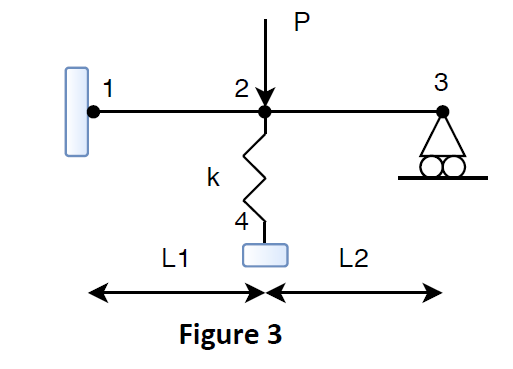
#> input picture 2021CES2782_A2/2021CES2782_A2_Q3/Q3.PNG, 513 x 369 px, found by its file name
$ python 2021CES2782_A2_Q3.py
#> lines starting #> are read from the running program, lines starting #| are printed output that depends on the picture


import numpy as np
import matplotlib.pyplot as plt
import matplotlib.image as mpimg
img=mpimg.imread('Q3.png')
#> img is the input picture: shape (369, 513, 4) float32; mean R, G, B, A 0.965, 0.966, 0.967, 1
imgplot = plt.imshow(img)


E=float(input("Young's Modulus in KN/M^2"))
#> the answer given: 3
I=float(input("Moment Of Inertia of Section in M^4"))
#> the answer given: 3
L1=float(input("Length of Element 1 in M"))
#> the answer given: 1
L2=float(input("Length of Element 2 in M"))
#> the answer given: 3
Pload=float(input("Enter Magnitude of point load in KN"))
#> the answer given: 3
spring_K=float(input("Enter stiffness of spring in KN/m"))
#> the answer given: 3
#E=70e6          #I=40e-6
# #L1=3          #L2=3
#Pload=10        #spring_K= 5000
def BeamElementStiffness(E,I,L):
    k = E*I/(L**3)*np.array([[12,6*L,-12,6*L],[6*L,4*L*L,-6*L,2*L*L],[-12,-6*L,12,-6*L],[6*L,2*L*L,-6*L,4*L*L]])
    return k

k1=BeamElementStiffness(E,I,L1)
k2=BeamElementStiffness(E,I,L2)
K = np.zeros((6,6))

def BeamAssemble(K,k,i,j):
    K[2*i-2][2*i-2]+=k[0][0]
    K[2*i-2][2*i-1]+=k[0][1]
    K[2*i-2][2*j-2]+=k[0][2]
    K[2*i-2][2*j-1]+=k[0][3]
    K[2*i-1][2*i-2]+=k[1][0]
    K[2*i-1][2*i-1]+=k[1][1]
    K[2*i-1][2*j-2]+=k[1][2]
    K[2*i-1][2*j-1]+=k[1][3]
    K[2*j-2][2*i-2]+=k[2][0]
    K[2*j-2][2*i-1]+=k[2][1]
    K[2*j-2][2*j-2]+=k[2][2]
    K[2*j-2][2*j-1]+=k[2][3]
    K[2*j-1][2*i-2]+=k[3][0]
    K[2*j-1][2*i-1]+=k[3][1]
    K[2*j-1][2*j-2]+=k[3][2]
    K[2*j-1][2*j-1]+=k[3][3]

    return K

K= BeamAssemble(K,k1,1,2)
K= BeamAssemble(K,k2,2,3)
K[2,2]+=spring_K
print(f"Global Stifness Matrix = \n {K}")

b= np.delete(K,4,0)
b= np.delete(b,4,1)
b= np.delete(b,1,0)
b= np.delete(b,1,1)
b= np.delete(b,0,0)
b= np.delete(b,0,1)
force= np.array([[0],[0],[-Pload],[0],[0],[0]])
f= np.delete(force,0,0)
f= np.delete(f,0,0)
f= np.delete(f,2,0)
u = np.linalg.inv(b).dot(f)
U=np.zeros((6,1))
U[2]=u[0]
U[3]=u[1]
U[5]=u[2]
print(f"Vertical Displacement at Node 2 : {U[2]} meter")
print(f"Rotation at Node 2 : {U[3]} rad")
print(f"Rotation at Node 3 : {U[5]} rad")

F=K.dot(U)
print(f"Reaction at Node 1 : {F[0]} KN")
print(f"Moment at Node 1 : {F[1]} KN-M")
print(f"Reaction at Node 3 : {F[4]} KN")
print(f"Reaction at Node 4 : {-spring_K*u[0]} KN")
print(F)
def BeamElementForces(k,u):
    return k.dot(u)
u1 = [U[0],U[1],U[2],U[3]]
u2 = [U[2],U[3],U[4],U[5]]
f1=BeamElementForces(k1,u1)
f2=BeamElementForces(k2,u2)
print(f"Shear Force in First Element : {f1[0]} KN")
print(f"Moment at node 1 of First Element : {f1[1]} KN-M ")
print(f"Moment at node 2 of First Element : {f1[3]} KN-M ")
print(f"Shear Force in second Element : {f2[0]} KN")
print(f"Moment at node 2 of second Element : {f2[1]} KN-M ")
print(f"Moment at node 3 of second Element : {f2[3]} KN-M ")

def BeamElementShearForceDiagram(f,L):
#> called with f = array of shape (4, 1), L = 1
    x1,x2=0,L
    y1,y2=f[0],-f[2]
    plt.plot([x1,x2],[y1,y2],'black')
    plt.plot([x1,x2],[x1,x1])
    plt.title('SFD')
    plt.show()
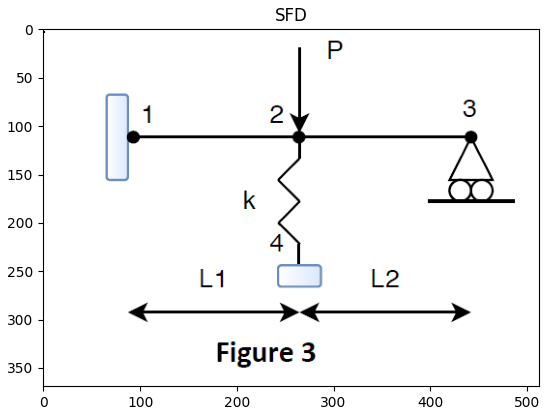
#> figure drawn by matplotlib, 1 panel
print(f'Shear Force Diagram for element 1 :')
BeamElementShearForceDiagram(f1,L1)
print(f'Shear Force Diagram for element 2 :')
BeamElementShearForceDiagram(f2,L2)
#> call 2 of BeamElementShearForceDiagram, with f = array of shape (4, 1), L = 3
#> in BeamElementShearForceDiagram (call 2), `plt.show()`:
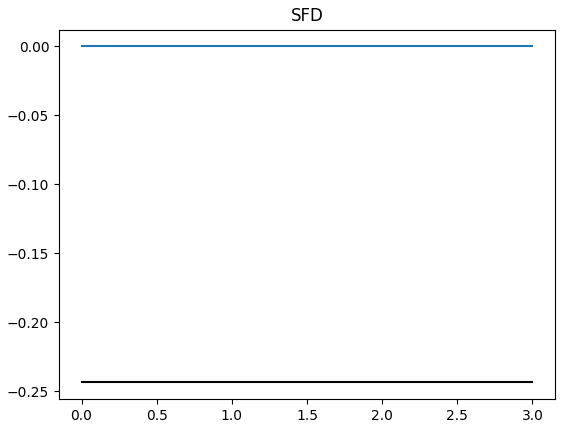
#> figure drawn by matplotlib, 1 panel

def BeamElementBMD(f,L):
    x1,x2=0,L
    y1,y2=f[1],-f[3]
    plt.plot([x1,x2],[y1,y2],'black')
#> (the run stopped early here; a loop or call above may not have finished)

$ run again, with 2021CES2782_A2/2021CES2782_A2_Q3/BMD.png copied over 2021CES2782_A2/2021CES2782_A2_Q3/Q3.PNG
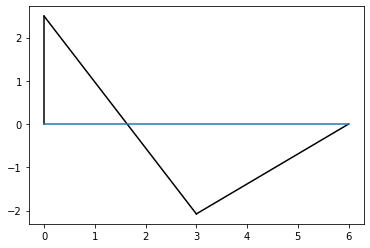
#> input picture 2021CES2782_A2/2021CES2782_A2_Q3/BMD.png, 370 x 248 px, found by its file name
#> img is the input picture: shape (248, 370, 4) float32; mean R, G, B, A 0.972, 0.973, 0.975, 0.803
#> in BeamElementShearForceDiagram, `plt.show()`:
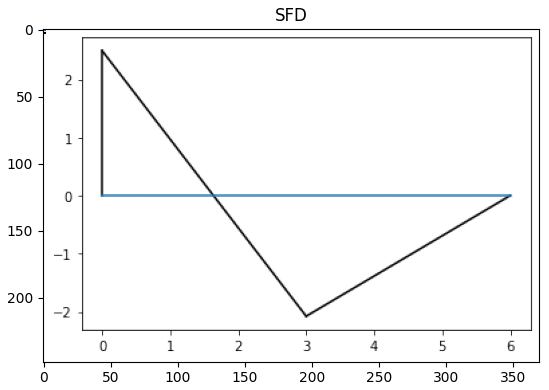
#> figure drawn by matplotlib, 1 panel

$ run again, with 2021CES2782_A2/2021CES2782_A2_Q3/BMD1.png copied over 2021CES2782_A2/2021CES2782_A2_Q3/Q3.PNG
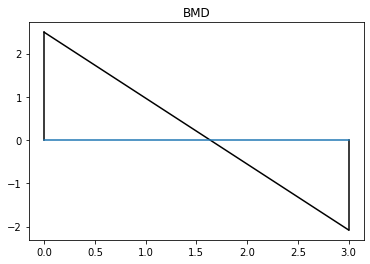
#> input picture 2021CES2782_A2/2021CES2782_A2_Q3/BMD1.png, 370 x 264 px, found by its file name
#> img is the input picture: shape (264, 370, 4) float32; mean R, G, B, A 0.969, 0.97, 0.972, 0.756
#> in BeamElementShearForceDiagram, `plt.show()`:
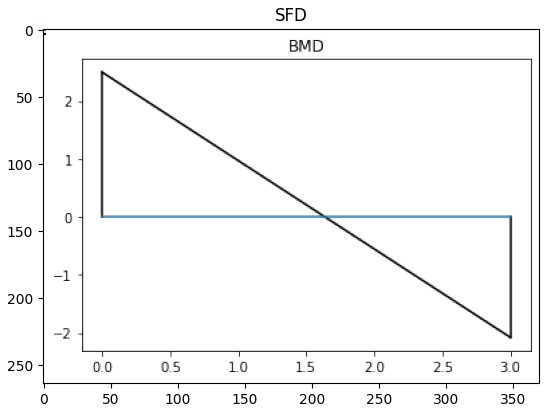
#> figure drawn by matplotlib, 1 panel

$ run again, with 2021CES2782_A2/2021CES2782_A2_Q3/BMD2.png copied over 2021CES2782_A2/2021CES2782_A2_Q3/Q3.PNG
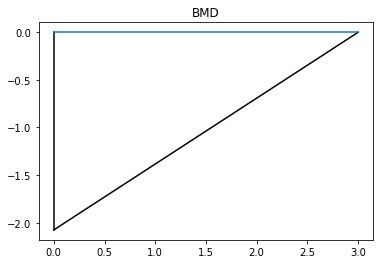
#> input picture 2021CES2782_A2/2021CES2782_A2_Q3/BMD2.png, 380 x 264 px, found by its file name
#> img is the input picture: shape (264, 380, 4) float32; mean R, G, B, A 0.968, 0.969, 0.97, 0.735
#> in BeamElementShearForceDiagram, `plt.show()`:
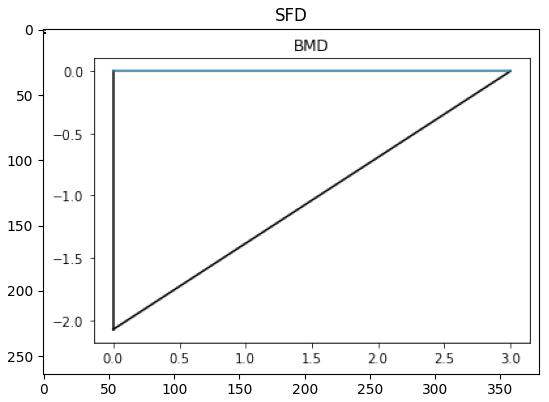
#> figure drawn by matplotlib, 1 panel
